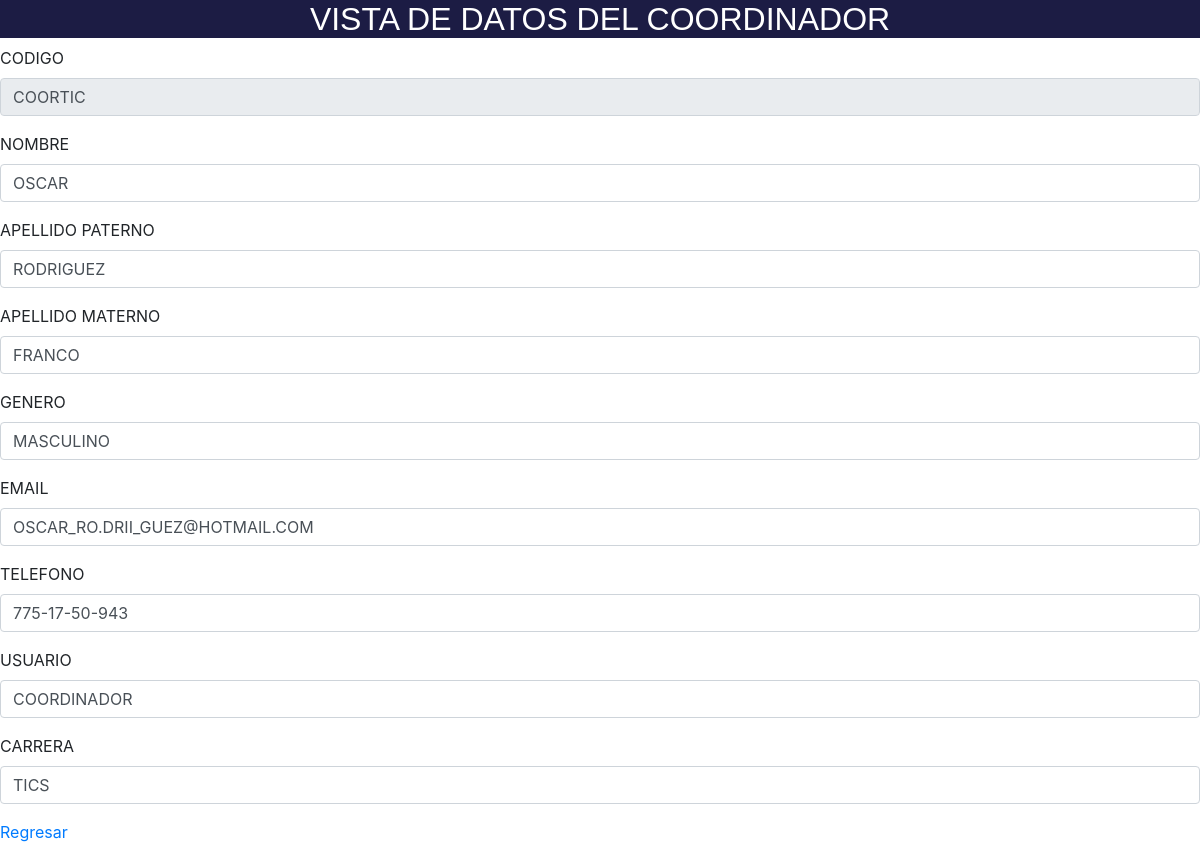
The app's page /view/view_coordi.php?PKCOORDINADOR=COORTIC with its own data.
### tables this page shows
CREATE TABLE TBLCOORDINADOR(
	PKCOORDINADOR CHAR(10)  NOT NULL,
	NOMBRE_C VARCHAR(30) NULL,
	APELLIDOP_C VARCHAR(30)NULL,
	APELLIDOM_C VARCHAR(30) NULL,
	GENERO_C VARCHAR(10)NULL,
	EMAIL_C VARCHAR(100)NULL,
	TEFEFONO_C VARCHAR(10)NULL,
	KCARRERA_C CHAR(10) NOT NULL,
	CONTRASENA BLOB  NOT NULL,
	USUARIO VARCHAR(20) NOT NULL,
	PRIMARY KEY (PKCOORDINADOR)
);

### view/view_coordi.php (the view, shortened to what this page needs)
<!DOCTYPE html >
<html lang="es">
	<head>
    <link href="stilos.css" rel="stylesheet" type="text/css" >
    <link rel="stylesheet" type="text/css" href="/css/stilos.css" />
  <link rel="stylesheet" href="https://maxcdn.bootstrapcdn.com/bootstrap/4.5.2/css/bootstrap.min.css">
</head>
<body>
<h2 class="stiloslabel">VISTA DE DATOS DEL COORDINADOR</h2>
<?php
    $codigo = $_GET['PKCOORDINADOR'];
    $db = new SQLite3("../justificantes.db");
    $resultado = $db->query("SELECT * from TBLCOORDINADOR where PKCOORDINADOR='$codigo';");
    while ($row = $resultado->fetchArray()) {
        $codigo = $row[ 'PKCOORDINADOR' ];
        $nombrecoordi = $row['NOMBRE_C'];
        $apellidop = $row['APELLIDOP_C'];
        $apellidom = $row['APELLIDOM_C'];
        $genero = $row['GENERO_C'];
        $email = $row['EMAIL_C'];
        $telefono = $row['TEFEFONO_C'];
        $carrera =$row['KCARRERA_C'];
        $usuario = $row['USUARIO'];
    }
    $form = "<div class='form-group'>
            <label for='codigo'>CODIGO</label>
            <input type='text' readonly class='form-control' id='PKCOORDINADOR' name='PKCOORDINADOR' aria-describedby='clave' value='$codigo'>
        </div>
        <div class='form-group'>
            <label for='NOMBRE_C'>NOMBRE</label>
            <input type='text' class='form-control' id='NOMBRE_C' name='NOMBRE_C' aria-describedby='nombre' value='$nombrecoordi'>
        </div>
        <div class='form-group'>
            <label for='APELLIDOP_C'>APELLIDO PATERNO</label>
            <input type='text' class='form-control' id='APELLIDOP_C' name='APELLIDOP_C' aria-describedby='paterno' value='$apellidop'>
        </div>
        <div class='form-group'>
            <label for='APELLIDOM_C'>APELLIDO MATERNO</label>
            <input type='text' class='form-control' id='APELLIDOM_C' name='APELLIDOM_C' aria-describedby='materno' value='$apellidom'>
        </div>
        <div class='form-group'>
            <label for='GENERO_C'>GENERO</label>
            <input type='text' class='form-control' id='GENERO_C' name='GENERO_C' aria-describedby='genero' value='$genero'>
        </div>
        <div class='form-group'>
            <label for='EMAIL_C'>EMAIL</label>
            <input type='text' class='form-control' id='EMAIL_C' name='EMAIL_C' aria-describedby='email_coordi' value='$email'>
        </div>
        <div class='form-group'>
          <label for='TELEFONO_C'>TELEFONO</label>
            <input type='text' class='form-control' id='TEFEFONO_C' name='TEFEFONO_C' aria-describedby='eltelefono' value='$telefono'>
        </div>
        <div class='form-group'>
            <label for='usuario'>USUARIO</label>
            <input type='text' class='form-control' id='USUARIO' name='USUARIO' aria-describedby='usuario' value='$usuario'>
        </div>
        <div class='form-group'>
            <label for='carrera'>CARRERA</label>
            <input type='text' class='form-control' id='KCARRERA_C' name='KCARRERA_C' aria-describedby='cordi' value='$carrera'>
        </div>";
    print($form);
?>
 <a href="/general/registro_coordi.php" aling=center>Regresar</a>
</body>
</html>

### css/stilos.css (style rules this page uses)
.stiloslabel { color: white; font-family: 'Franklin Gothic Medium', 'Arial Narrow', Arial, sans-serif; font-style: bold; width: 100%; text-align: center; background-color: #1c1c44; }

### records on screen
tblcoordinador: PKCOORDINADOR "COORTIC", NOMBRE_C "OSCAR", APELLIDOP_C "RODRIGUEZ", APELLIDOM_C "FRANCO", GENERO_C "MASCULINO", EMAIL_C "OSCAR_RO.DRII_GUEZ@HOTMAIL.COM", TEFEFONO_C "775-17-50-943", USUARIO "COORDINADOR", KCARRERA_C "TICS"
